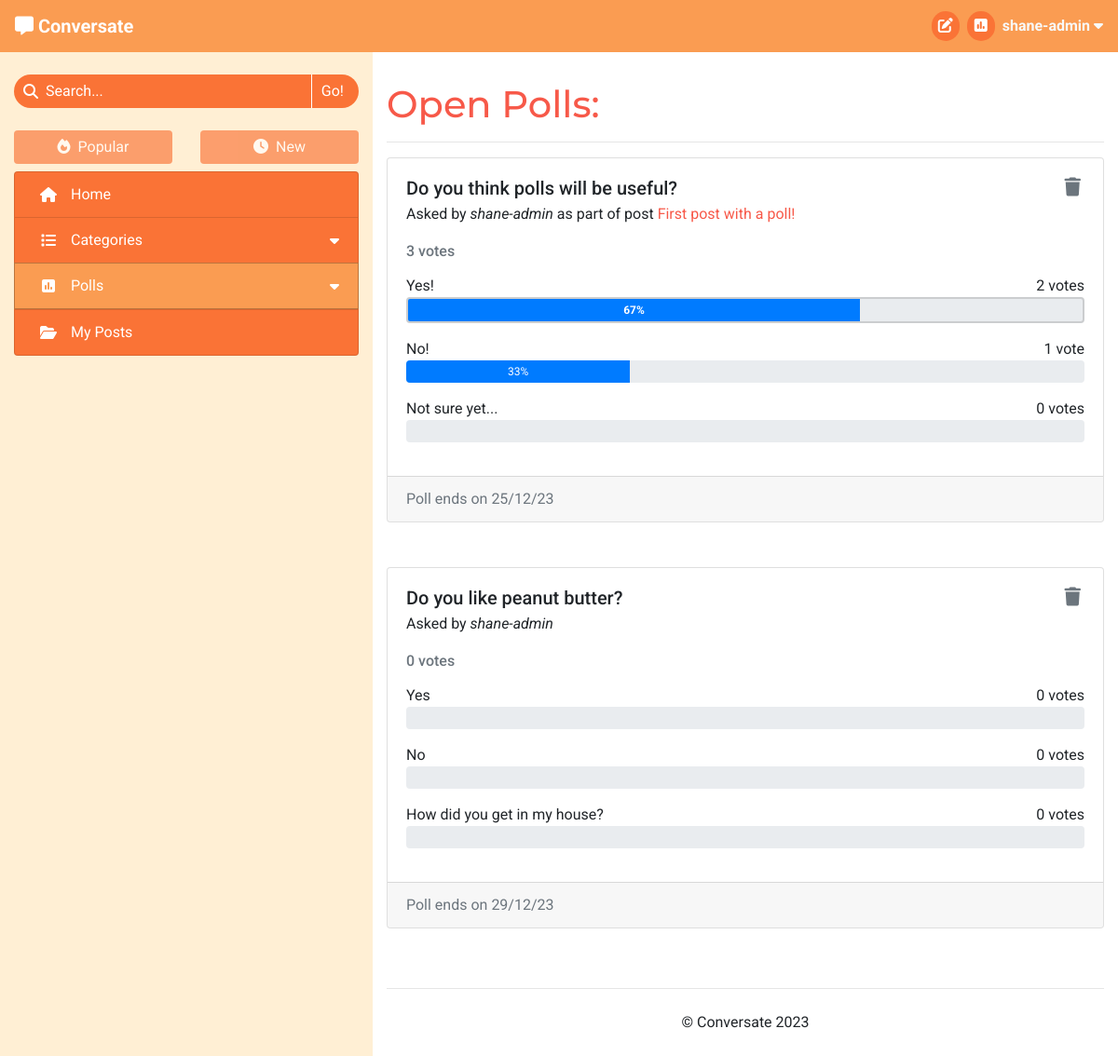
Page /polls/open (signed in) on the earlier database version.
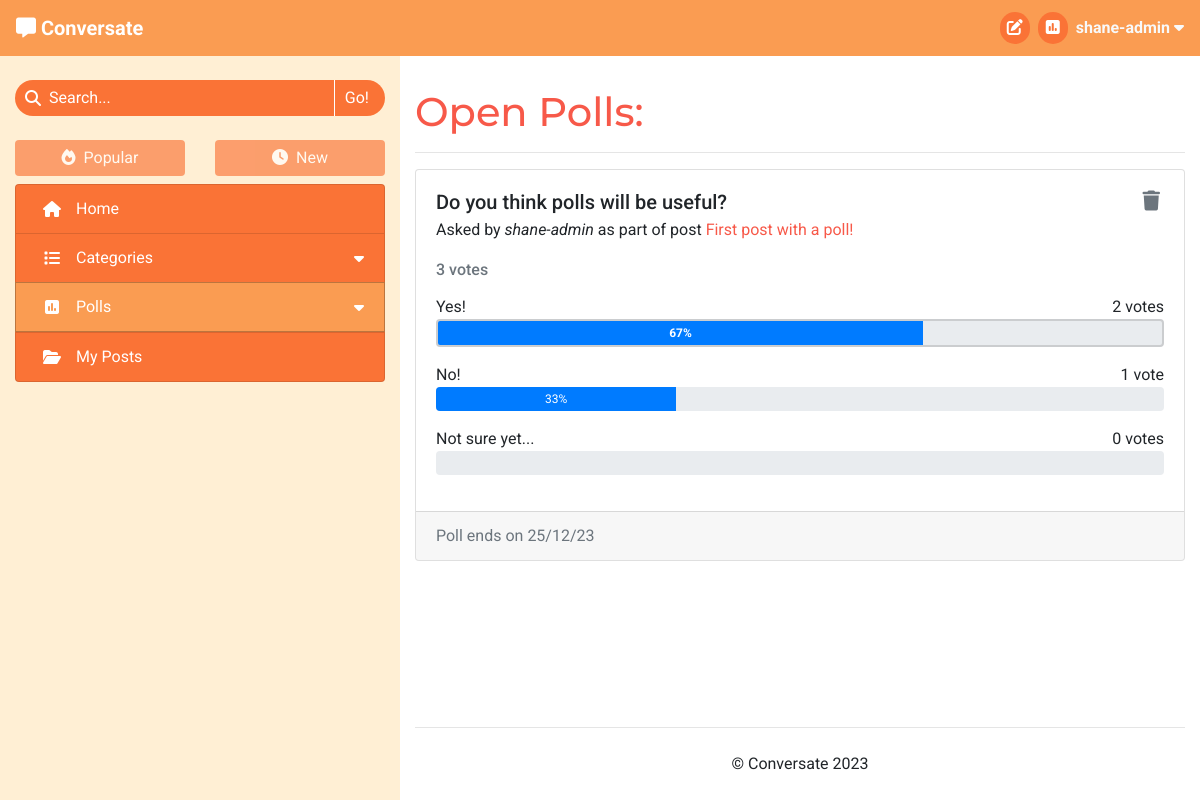
Same page on the later database version.
### forum/models.py (models this page shows, shortened)
class Poll(models.Model):
    title = models.CharField(max_length=200)
    asked_by = models.ForeignKey(User, on_delete=models.CASCADE)
    due_date = models.DateTimeField()
    post = models.OneToOneField(Post, on_delete=models.CASCADE,
                                related_name='poll', blank=True, null=True)
    class Meta:
        ordering = ['-due_date']
    def number_of_votes(self):
        total_votes = 0
        for answer in self.answers.all():
            total_votes += answer.number_of_votes()
        return total_votes
    def has_expired(self):
        current_time = datetime.now().timestamp()
        end_time = self.due_date.timestamp()
        return current_time > end_time

class Post(models.Model):
    title = models.CharField(max_length=100)
    slug = models.SlugField(max_length=100, unique=True)
    category = models.ForeignKey(Category, on_delete=models.CASCADE,
                                 related_name='tagged_posts')
    image = CloudinaryField('image', blank=True)
    image_position = models.IntegerField(blank=True, null=True)
    posted_by = models.ForeignKey(User, on_delete=models.CASCADE,
                                  related_name='added_posts')
    posted_on = models.DateTimeField(auto_now_add=True)
    content = models.TextField()
    tags = models.CharField(max_length=200, blank=True)
    edited = models.BooleanField(default=False)
    likes = models.ManyToManyField(User, related_name='post_likes', blank=True)
    approved = models.BooleanField(default=False)
    class Meta:
        ordering = ['-posted_on']

class PollAnswer(models.Model):
    body = models.CharField(max_length=100)
    position = models.IntegerField()
    poll = models.ForeignKey(Poll, related_name='answers',
                             on_delete=models.CASCADE)
    votes = models.ManyToManyField(User, related_name='votes')
    class Meta:
        ordering = ['position']
    def number_of_votes(self):
        return self.votes.count()
    def vote_percentage(self):
        total_votes = 0
        poll_answers = self.poll.answers.all()
        for answer in poll_answers:
            total_votes += answer.number_of_votes()
        if total_votes == 0:
            return 0
        return round((self.number_of_votes() / total_votes) * 100)

### forum/views.py (the view)
# urls.py: path('polls/<str:poll_type>', views.BrowsePolls.as_view(),
class BrowsePolls(View):
    def get(self, request, poll_type):
        if not request.user.is_authenticated:
            return redirect('/accounts/login')
        poll_type = poll_type.capitalize()
        polls = None
        if poll_type == 'Open':
            polls = Poll.objects.filter(due_date__gt=datetime.now()) \
                        .order_by('due_date')
        elif poll_type == 'Closed':
            polls = Poll.objects.exclude(due_date__gt=datetime.now())
        else:
            polls = Poll.objects.filter(asked_by=request.user)
            poll_type = 'Your'
        context = get_poll_list_context(request, polls)
        context['heading'] = f"{poll_type} Polls"
        context['selected_tab'] = f'Polls/{poll_type}'
        return render(
            request,
            'poll_list.html',
            context,
        )

### templates/poll_list.html (shortened to what this page needs)
{% extends "base.html" %}
{% load template_tags %}
{% block content %}
<h1>{{ heading }}:</h1>
<hr>
{% for poll in item_list %}
    <div class="card mb-5">
        <div class="card-body">
            <div class="d-flex justify-content-between mb-2">
                <h5 class="card-title mb-0">{{ poll.title }}</h5>
                {% if poll.asked_by == user %}
                    <button class="button-no-style px-1 trigger-delete-poll" type="button"
                        data-url="{% url 'delete_poll' poll.id %}">
                        <h5 class="fa-solid fa-trash mb-0 text-muted"></h5>
                    </button>
                {% endif %}
            </div>
            <div class="card-subtitle mb-4">Asked by <em>{{ poll.asked_by }}</em>
                {% if poll.post %}as part of post
                    <a href="{% url 'view_post' poll.post.slug %}">{{ poll.post.title }}</a>
                {% endif %}
            </div>
            {% poll_status poll.id request.user.id as p_status %}
            {% if p_status == 0 and poll.asked_by != user %}
                <form method="POST" class="mt-2" action="{% url 'vote_poll' poll.id request.path %}">
                    {% csrf_token %}
                    <ul class="list-group">
                        {% for answer in poll.answers.all %}
                            <li class="list-group-item">
                                <div class="form-check">
                                    <input class="form-check-input" type="radio" name="poll-vote" id="answer-{{ answer.position }}"
                                        value="{{ answer.position }}" required>
                                    <label class="form-check-label" for="answer-{{ answer.position }}">
                                        {{ answer.body }}
                                    </label>
                                </div>
                            </li>
                        {% endfor %}
                    </ul>
                    <div class="mt-3">
                        <input type="submit" class="btn" value="Vote">
                        <input type="reset" class="btn" value="Clear">
                    </div>
                </form>
            {% else %}
                <h6 class="card-subtitle text-muted mb-3">
                    {% with poll.number_of_votes as vote_num %}
                        <span>{{ vote_num }} vote{% if vote_num != 1 %}s{% endif %}</span>
                    {% endwith %}
                </h6>
                {% for answer in poll.answers.all %}
                    <div class="d-flex justify-content-between">
                        <span>{{ answer.body }}</span>
                        {% with answer.number_of_votes as vote_num %}
                            <span>{{ vote_num }} vote{% if vote_num != 1 %}s{% endif %}</span>
                        {% endwith %}
                    </div>
                    <div class="progress mb-3{% if p_status == answer.position %} answer-chosen{% endif %}">
                        {% with answer.vote_percentage as votes %}
                            <div class="progress-bar poll-result" role="progressbar" style="width: 0%;" aria-valuenow="{{ votes }}"
                                aria-valuemin="0" aria-valuemax="100" data-animation="on">{{ votes }}%</div>
                        {% endwith %}
                    </div>
                {% endfor %}
            {% endif %}
        </div>
        <div class="card-footer text-muted">
            {% with poll.due_date|date:"d/m/y" as end_date %}
            {% if poll.has_expired %}Poll ended {{ end_date }}
            {% else %}Poll ends on {{ end_date }}
            {% endif %}
            {% endwith %}
        </div>
    </div>
{% endfor %}
{% endblock content %}

### templates/base.html (shortened to what this page needs)
{% load static %}
<!DOCTYPE html>
<html lang="en">
<head>
    <link rel="stylesheet" href="https://cdn.jsdelivr.net/npm/bootstrap@4.6.2/dist/css/bootstrap.min.css"
>
    <link rel="stylesheet" href="{% static 'css/style.css' %}" type="text/css">
</head>
<body id="main-page">
    <header class="navbar navbar-expand-sm navbar-dark">
        <div>
            <a class="navbar-brand" href="{% url 'home' %}" aria-label="Go to the home page">
                <i class="fa-solid fa-message"></i>
                <strong>Conversate</strong>
            </a>
        </div>
            <ul class="nav justify-content-end">
                {% if user.is_authenticated %}
                    <li class="nav mr-3 mr-md-2">
                        <a class="nav-icon" href="{% url 'new_post' %}">
                            <i class="fa-solid fa-pen-to-square"></i>
                        </a>
                    </li>
                    <li class="nav mr-3 mr-md-2">
                        <a class="nav-icon" href="{% url 'new_poll' %}">
                            <i class="fa-solid fa-square-poll-vertical"></i>
                        </a>
                    </li>
                    <li class="nav dropdown center-to-container">
                        <span class="text-light d-none d-md-inline" data-toggle="dropdown" role="button"
                            aria-expanded="false" aria-label="User Information">
                            <strong>{{ user.username }}
                                <i class="fa-solid fa-caret-down"></i>
                            </strong>
                        </span>
                    </li>
                {% else %}
                    <li class="nav">
                        <a href="{% url 'account_login' %}" class="btn">Log In</a>
                    </li>
                {% endif %}
            </ul>
        </header>
    <div>
        <div class="container-fluid">
            <div class="row">
                <nav class="d-none d-md-block col-4" >
                    <form action="{% url 'search_post' %}" method="GET" autocomplete="off">
                        <div class="search-bar mt-4" role="button" data-toggle="popover"
                            data-placement="bottom">
                            <div class="center-to-container">
                                <i class="fa-solid fa-magnifying-glass"></i>
                            </div>
                            <input type="text" id="search-input" name="search_query"
                                {% if search_result %} value="{{ search_result }}"{% endif %} placeholder="Search..." required>
                            <input type="submit" class="side-nav-btn" value="Go!">
                        </div>
                    </form>
                    <div class="container-fluid px-0 mt-4 mb-2">
                        <div class="row">
                            {% with request.path|add:"?"|add:request.GET.urlencode as current_path %}
                            <div class="col-6">
                                {% if disable_sort %}
                                    <div>
                                {% elif request.GET.urlencode %}
                                    <a href="{% url 'sort_posts' 0 current_path %}" class="anchor-no-style">
                                {% else %}
                                    <a href="{% url 'sort_posts' 0 request.path %}" class="anchor-no-style">
                                {% endif %}
                                    <div class="btn btn-block side-nav-btn
                                        {% if disable_sort %} disabled{% elif not user.profile.sort_by_new %} active{% endif %}">
                                        <i class="fa-solid fa-fire mr-lg-1"></i>
                                        Popular
                                    </div>
                                {% if disable_sort %}
                                    </div>
                                {% else %}
                                    </a>
                                {% endif %}
                            </div>
                            <div class="col-6">
                                {% if disable_sort %}
                                    <div>
                                {% elif request.GET.urlencode %}
                                    <a href="{% url 'sort_posts' 1 current_path %}" class="anchor-no-style">
                                {% else %}
                                    <a href="{% url 'sort_posts' 1 request.path %}" class="anchor-no-style">
                                {% endif %}
                                    <div class="btn btn-block side-nav-btn
                                        {% if disable_sort %} disabled{% elif user.profile.sort_by_new %} active{% endif %}">
                                        <i class="fa-solid fa-clock mr-lg-1"></i>
                                        New
                                    </div>
                                {% if disable_sort %}
                                    </div>
                                {% else %}
                                    </a>
                                {% endif %}
                            </div>
                            {% endwith %}
                        </div>
                    </div>
                    <div class="list-group side-nav accordion" id="side-nav-list">
                        <a class="list-group-item list-group-item-action side-nav-btn
                            {% if selected_tab == 'Home' %} active{% endif %}" href="{% url 'home' %}">
                            <i class="fa-solid fa-house center-to-container"></i>
                            <span class="d-inline-block ml-lg-2">Home</span>
                        </a>
                        <a id="category-collapse" class="list-group-item list-group-item-action side-nav-btn clickable
                            {% if 'Categories' in selected_tab %} active{% endif %}" data-toggle="collapse"
                            href="#side-nav-categories" role="button" aria-expanded="false" aria-controls="side-nav-categories">
                            <i class="fa-solid fa-list center-to-container"></i>
                            <div class="ml-lg-2">Categories</div>
                            <i class="fa-solid fa-caret-down center-to-container"></i>
                        </a>
                        <a id="poll-list-collapse" class="list-group-item list-group-item-action side-nav-btn clickable
                            {% if 'Polls' in selected_tab %} active{% endif %}" data-toggle="collapse"
                            href="#side-nav-polls" role="button" aria-expanded="false" aria-controls="side-nav-polls">
                            <i class="fa-solid fa-square-poll-vertical center-to-container"></i>
                            <div class="ml-lg-2">Polls</div>
                            <i class="fa-solid fa-caret-down center-to-container"></i>
                        </a>
                        <a class="list-group-item list-group-item-action side-nav-btn clickable"
                            href="{% url 'my_posts' %}">
                            <i class="fa-solid fa-folder-open center-to-container"></i>
                            <span class="d-inline-block ml-lg-2">My Posts</span>
                        </a>
                    </div>
                </nav>
                <div id="main-content" class="col col-md-8">
                    <section>
                        {% block content %}
                        {% endblock content %}
                    </section>
                    <footer>
                        <hr>
                        <p class="text-center my-4">&copy; Conversate 2023</p>
                    </footer>
                </div>
            </div>
        </div>
    </div>
</body>
</html>

Differences in the rows shown:
removed Poll: title "Do you like peanut butter?", asked_by "shane-admin", number_of_votes "0", end_date "29/12/23"
removed PollAnswer: body "Yes", number_of_votes "0", shown under "Do you like peanut butter?"
removed PollAnswer: body "No", number_of_votes "0", shown under "Do you like peanut butter?"
removed PollAnswer: body "How did you get in my house?", number_of_votes "0", shown under "Do you like peanut butter?"
